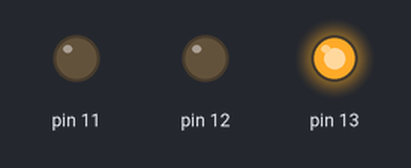
This sketch was run on a simulated Arduino Uno, built with avr-gcc and run on an emulated ATmega328P. On the bench: output pins drawn as LEDs (lit = HIGH). Random numbers use the default seed unless the sketch sets one.

Above: at 0.1 s.
At 21.1 s:
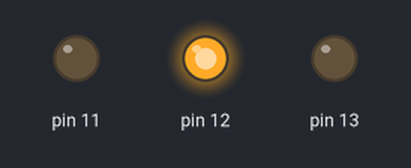
At 39.6 s:
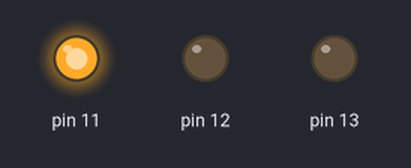
Timing chart, 0 to 40.0 s (numbered marks = the images above):
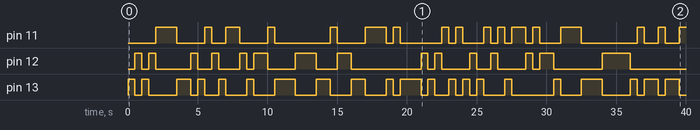

The sketch:

7-Leds_random.ino
```cpp
void setup() {
  pinMode(11,OUTPUT);
  pinMode(12,OUTPUT);
  pinMode(13,OUTPUT);

  randomSeed(analogRead(0));
}

void loop() {
  int led = random(11, 14);

  digitalWrite(led,HIGH);
  delay(500);
  digitalWrite(led,LOW);
}
```

Measured:
- by itself, pin 11: LOW → HIGH at 2.0 s, → LOW 1.5 s later, → HIGH 2.0 s later, → LOW 0.50 s later, … (33 changes in this stretch)
- by itself, pin 12: LOW → HIGH at 0.50 s, → LOW 0.50 s later, → HIGH 0.50 s later, → LOW 0.50 s later, … (30 changes in this stretch)
- by itself, pin 13: LOW → HIGH at 0.00 s, → LOW 0.50 s later, → HIGH 0.50 s later, → LOW 0.50 s later, … (42 changes in this stretch)
